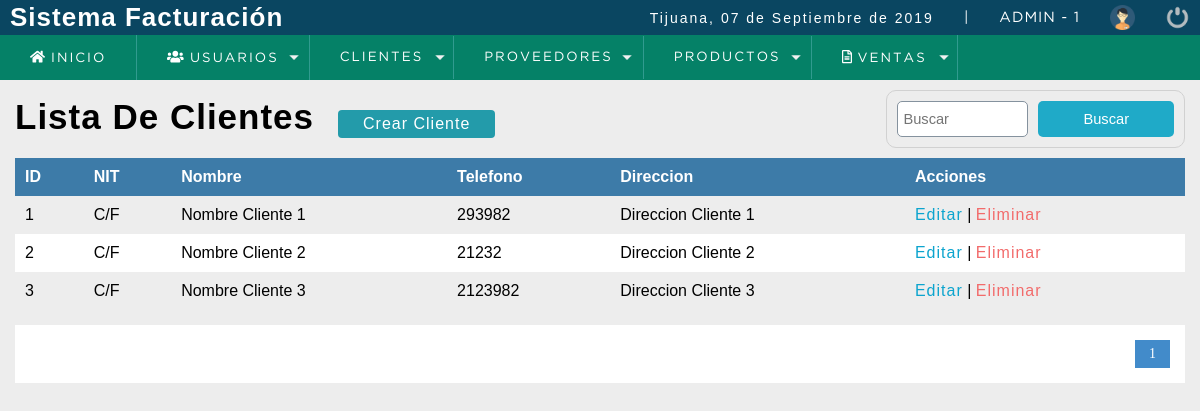
The page /sistema/lista_clientes.php (signed in) on the database as committed earlier.
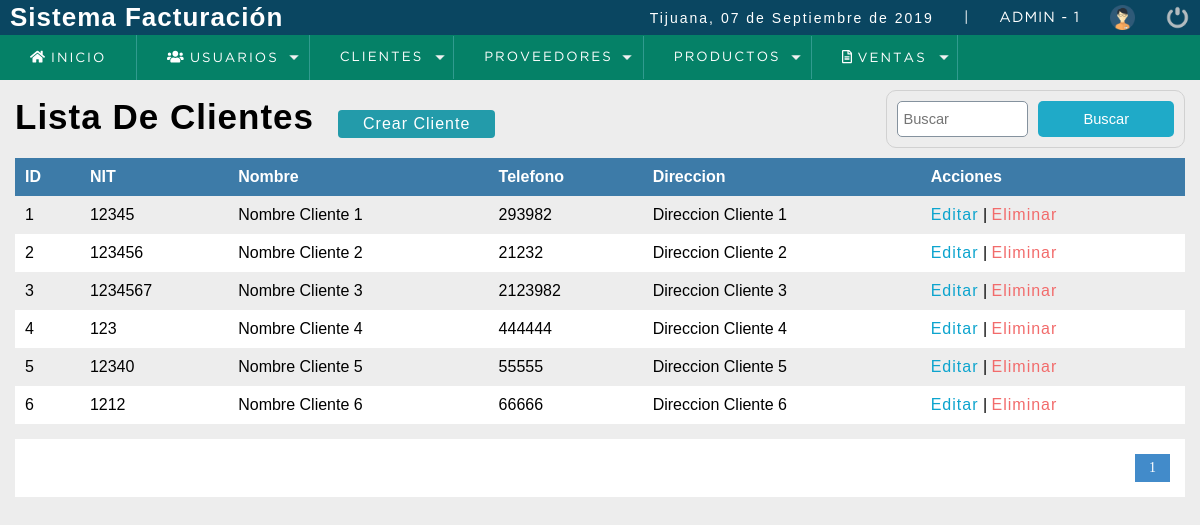
The same page on the database as committed later.
### tables this page shows
CREATE TABLE `cliente` (
  `idcliente` int(11) NOT NULL,
  `nit` int(11) DEFAULT NULL,
  `nombre` varchar(80) DEFAULT NULL,
  `telefono` int(11) DEFAULT NULL,
  `direccion` text DEFAULT NULL,
   `dateadd` datetime NOT NULL  DEFAULT CURRENT_TIMESTAMP,  
  `usuario_id` int(11) NOT NULL,
  `estatus` tinyint DEFAULT 1      
);

### sistema/includes/functions.php (called while the page is built, shortened)
<?php
	function fechaC(){
		$mes = array("","Enero",
					  "Febrero",
					  "Marzo",
					  "Abril",
					  "Mayo",
					  "Junio",
					  "Julio",
					  "Agosto",
					  "Septiembre",
					  "Octubre",
					  "Noviembre",
					  "Diciembre");
		return date('d')." de ". $mes[date('n')] . " de " . date('Y');
	}
 ?>

### sistema/lista_clientes.php (the view, shortened to what this page needs)
<?php
  include "../conexion.php"
?>
<!DOCTYPE html>
<html lang="en">
<head>
	<?php include "includes/script.php"; ?>
</head>
<body>
	<?php include "includes/header.php"; ?>
	<section id="container">
    <h1>Lista De Clientes</h1>
    <a href = "registro_cliente.php" class = "btn_new">Crear Cliente</a>
    <form action="buscar_cliente.php" method="get" class = "form_search">
      <input type="text" name = "busqueda" id="busqueda" placeholder ="Buscar">
      <input type="submit" value = "Buscar" class = "btn_search">
    </form>
    <table>
      <tr>
        <th>ID</th>
        <th>NIT</th>
        <th>Nombre</th>
        <th>Telefono</th>
        <th>Direccion</th>
        <th>Acciones</th>
      </tr>
      <?php
        $sql_registe = mysqli_query($conexion,"SELECT COUNT(*) AS total_registro FROM cliente WHERE  estatus = 1");
        $result_register = mysqli_fetch_array($sql_registe);
        $total_registro = $result_register['total_registro'];
        $por_pagina = 8;
        if(empty($_GET['pagina']))
        {
          $pagina = 1;
        }
        else
        {
          $pagina = $_GET['pagina'];
        }
        $desde = ($pagina-1)*$por_pagina;
        $total_paginas = ceil($total_registro/$por_pagina);
        $query = mysqli_query($conexion,"SELECT * FROM cliente WHERE estatus = 1  ORDER BY nombre ASC LIMIT $desde,$por_pagina");
        $result = mysqli_num_rows($query);
        if ($result > 0)
        {
          while ($data = mysqli_fetch_array($query))
          {
            if ($data["nit"] == 0)
            {
              $nit = 'C/F';
            }
            else
            {
              $nit = $data["nit"];
            }
      ?>
            <tr>
              <td><?php echo $data['idcliente']; ?></td>
              <td><?php echo $nit; ?></td>
              <td><?php echo $data['nombre']; ?></td>
              <td><?php echo $data['telefono']; ?></td>
              <td><?php echo $data['direccion']; ?></td>
              <td>
                <a class ="link_edit" href = "editar_cliente.php?id=<?php echo $data['idcliente']; ?>">Editar</a>
                |
                <?php if ($_SESSION['rol'] == 1 || $_SESSION['rol'] == 2)  { ?>
                  <a class = "link_delete"  href = "eliminar_confirmar_cliente.php?id=<?php echo $data['idcliente']; ?>">Eliminar</a>
                <?php } ?>
              </td>
            </tr>
      <?php
          }
        }
      ?>
    </table>
    <div class = "paginador">
        <ul>
        <?php
            for ($i=1;$i<=$total_paginas;$i++)
            {
              if ($i == $pagina)
              {
                echo '<li class="pageSelected">'.$i.'</li>';
              }
              else
              {
                echo '<li><a href="?pagina='.$i.'">'.$i.'</a></li>';
              }
            }
        ?>
        </ul>
    </div>
	</section>
</body>
</html>

### sistema/includes/script.php (shortened to what this page needs)
<link rel="stylesheet" type="text/css" href="css/style.css">
<?php include "functions.php";  ?>

### sistema/includes/header.php (shortened to what this page needs)
<header>
		<div class="header">
			<h1>Sistema Facturación</h1>
			<div class="optionsBar">
				<p>Tijuana, <?php echo fechaC();?></p>
				<span>|</span>
				<span class="user"><?php echo $_SESSION['usuario'].' - '.$_SESSION['rol']; ?></span>
				<img class="photouser" src="img/user.png" alt="Usuario">
				<a href="salir.php"><img class="close" src="img/salir.png" alt="Salir del sistema" title="Salir"></a>
			</div>
		</div>
    <?php include "nav.php"; ?>
</header>

### sistema/includes/nav.php (shortened to what this page needs)
<nav>
			<ul>
				<li><a href="index.php"><i class="fas fa-home"></i> Inicio</a></li>
				<?php
					if ($_SESSION['rol'] == 1)
					{
				?>
				<li class="principal">
					<a href="#"><i class="fas fa-users"></i> Usuarios</a>
				</li>
				<?php
					}
				?>
				<li class="principal">
					<a href="#">Clientes</a>
				</li>
				<?php if ($_SESSION['rol'] == 1 || $_SESSION['rol'] == 2)	{?>
				<li class="principal">
					<a href="#">Proveedores</a>
				</li>
				<?php }  ?>
					<li class="principal">
						<a href="#">Productos</a>
					</li>
				<li class="principal">
					<a href="#"><i class="far fa-file-alt"></i> Ventas</a>
				</li>
			</ul>
		</nav>

### sistema/css/style.css (style rules this page uses)
* { margin: 0; padding: 0; box-sizing: border-box; }
body { background: #ededed; }
h1, h2, h3, h4, h5, h6 { font-family: 'arial'; font-weight: bold; letter-spacing: 1px; }
h1 { font-size: 26px; }
p { font-family: 'arial'; letter-spacing: 2px; font-size: 14px; line-height: 20px; }
a { text-decoration: none; font-family: arial; letter-spacing: 1px; }
span { font-family: 'GothamBook'; letter-spacing: 1px; font-size: 14px; line-height: 20px; }
header { position: fixed; width: 100%; }
.header { color: #FFF; background: #0a4661; height: 35px; display: -webkit-flex; display: -moz-flex; display: -ms-flex; display: -o-flex; display: flex; justify-content: space-between; align-items: center; padding: 10px; }
.optionsBar { display: -webkit-flex; display: -moz-flex; display: -ms-flex; display: -o-flex; display: flex; justify-content: center; align-items: center; }
.optionsBar span { color: #FFF; font-size: 11pt; font-family: 'GothamBook'; text-transform: uppercase; margin-left: 30px; }
.photouser { margin-left: 30px; width: 25px; height: 25px; }
.close { width: 25px; height: 25px; }
.optionsBar a { display: -webkit-flex; display: -moz-flex; display: -ms-flex; display: -o-flex; display: flex; margin-left: 30px; }
nav ul { background: #058167; list-style: none; display: -webkit-flex; display: -moz-flex; display: -ms-flex; display: -o-flex; display: flex; justify-content: left; align-items: center; }
nav ul > li a { position: relative; }
nav a { color: #FFF; display: block; font-size: 10pt; font-family: 'GothamBook'; padding: 15px 30px; text-transform: uppercase; letter-spacing: 2px; transition: background .5s; border-right: 1px solid #319B8F; }
nav .principal > a { background: url(../images/arrow_bottom.png) no-repeat; background-position-x: 0%; background-position-y: 0%; background-size: auto auto; background-position: 94% center; background-size: 10px; }
#container { padding: 90px 15px 15px; }
form { background:#FFF; margin:auto; padding:20px 50px; border: 1px solid #d1d1d1; }
input,select { display:block; width: 100%; font-size:11pt; padding:5px; border:1px solid #85929e; border-radius:5px; }
#container h1 { font-size:35px; display:inline-block; }
.btn_new { display:inline-block; background:#239baa; color:#FFF; padding:5px 25px; border-radius:4px; margin:20px; }
table { border-collapse:collapse; font-size:12pt; font-family:'arial'; width:100%; }
table th { text-align:left; padding:10px; background:#3d7ba8; color:#FFF; }
table tr:nth-child(odd) { background:#FFF; }
table td { padding:10px; }
.link_edit { color:#0ca4ce; }
.link_delete { color:#f26b6b; }
.paginador ul { padding:15px; list-style:none; background:#FFF; margin-top:15px; display:-webkit-flex; display:-moz-flex; display:-ms-flex; display:-o-flex; display:flex; justify-content:flex-end; }
.paginador a, .pageSelected { color:#428bca; border:1px solid #ddd; padding:5px; display:inline-block; font-size:14px; text-align:center; width:35px; }
.pageSelected { color:#FFF; background:#428bca; border:1px solid #428bca; }
.form_search { display:-webkit-flex; display:-moz-flex; display:-ms-flex; display:-o-flex; display:flex; float:right; background:initial; padding:10px; border-radius:10px; }
.form_search .btn_search { background:#1faac8; color:#FFF; padding:10px; border:0; cursor:pointer; margin-left:10px; display:-webkit-flex; display:-moz-flex; display:-ms-flex; display:-o-flex; display:flex; border-radius:5px; }

Rows that differ between the two databases and show on the page:
changed cliente "Nombre Cliente 1": nit "C/F" → "12345"
changed cliente "Nombre Cliente 2": nit "C/F" → "123456"
changed cliente "Nombre Cliente 3": nit "C/F" → "1234567"
added cliente: idcliente "4", nit "123", nombre "Nombre Cliente 4", telefono "444444", direccion "Direccion Cliente 4"
added cliente: idcliente "5", nit "12340", nombre "Nombre Cliente 5", telefono "55555", direccion "Direccion Cliente 5"
added cliente: idcliente "6", nit "1212", nombre "Nombre Cliente 6", telefono "66666", direccion "Direccion Cliente 6"
